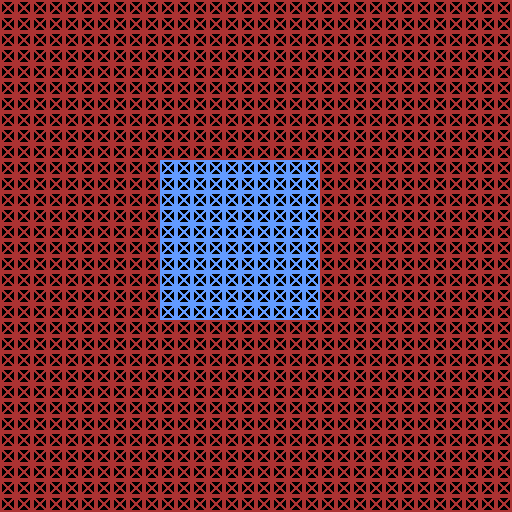

Tiled map render using the project's own tile images. Description and the whole map definition, tile-layer contents included, below:
An orthogonal 32x32 tile map with 16x16 px tiles, 2 tile layers (Tile Layer 1, Tile Layer 2).

<map version="1.10" tiledversion="1.10.2" orientation="orthogonal" renderorder="right-down" width="32" height="32" tilewidth="16" tileheight="16" infinite="0" nextlayerid="6" nextobjectid="1">
 <tileset firstgid="1" source="tilesbeta.tsx" />
 <layer id="1" name="Tile Layer 1" width="32" height="32">
  <data encoding="csv">
2,2,2,2,2,2,2,2,2,2,2,2,2,2,2,2,2,2,2,2,2,2,2,2,2,2,2,2,2,2,2,2,
2,2,2,2,2,2,2,2,2,2,2,2,2,2,2,2,2,2,2,2,2,2,2,2,2,2,2,2,2,2,2,2,
2,2,2,2,2,2,2,2,2,2,2,2,2,2,2,2,2,2,2,2,2,2,2,2,2,2,2,2,2,2,2,2,
2,2,2,2,2,2,2,2,2,2,2,2,2,2,2,2,2,2,2,2,2,2,2,2,2,2,2,2,2,2,2,2,
2,2,2,2,2,2,2,2,2,2,2,2,2,2,2,2,2,2,2,2,2,2,2,2,2,2,2,2,2,2,2,2,
2,2,2,2,2,2,2,2,2,2,2,2,2,2,2,2,2,2,2,2,2,2,2,2,2,2,2,2,2,2,2,2,
2,2,2,2,2,2,2,2,2,2,2,2,2,2,2,2,2,2,2,2,2,2,2,2,2,2,2,2,2,2,2,2,
2,2,2,2,2,2,2,2,2,2,2,2,2,2,2,2,2,2,2,2,2,2,2,2,2,2,2,2,2,2,2,2,
2,2,2,2,2,2,2,2,2,2,2,2,2,2,2,2,2,2,2,2,2,2,2,2,2,2,2,2,2,2,2,2,
2,2,2,2,2,2,2,2,2,2,2,2,2,2,2,2,2,2,2,2,2,2,2,2,2,2,2,2,2,2,2,2,
2,2,2,2,2,2,2,2,2,2,2,2,2,2,2,2,2,2,2,2,2,2,2,2,2,2,2,2,2,2,2,2,
2,2,2,2,2,2,2,2,2,2,2,2,2,2,2,2,2,2,2,2,2,2,2,2,2,2,2,2,2,2,2,2,
2,2,2,2,2,2,2,2,2,2,2,2,2,2,2,2,2,2,2,2,2,2,2,2,2,2,2,2,2,2,2,2,
2,2,2,2,2,2,2,2,2,2,2,2,2,2,2,2,2,2,2,2,2,2,2,2,2,2,2,2,2,2,2,2,
2,2,2,2,2,2,2,2,2,2,2,2,2,2,2,2,2,2,2,2,2,2,2,2,2,2,2,2,2,2,2,2,
2,2,2,2,2,2,2,2,2,2,2,2,2,2,2,2,2,2,2,2,2,2,2,2,2,2,2,2,2,2,2,2,
2,2,2,2,2,2,2,2,2,2,2,2,2,2,2,2,2,2,2,2,2,2,2,2,2,2,2,2,2,2,2,2,
2,2,2,2,2,2,2,2,2,2,2,2,2,2,2,2,2,2,2,2,2,2,2,2,2,2,2,2,2,2,2,2,
2,2,2,2,2,2,2,2,2,2,2,2,2,2,2,2,2,2,2,2,2,2,2,2,2,2,2,2,2,2,2,2,
2,2,2,2,2,2,2,2,2,2,2,2,2,2,2,2,2,2,2,2,2,2,2,2,2,2,2,2,2,2,2,2,
2,2,2,2,2,2,2,2,2,2,2,2,2,2,2,2,2,2,2,2,2,2,2,2,2,2,2,2,2,2,2,2,
2,2,2,2,2,2,2,2,2,2,2,2,2,2,2,2,2,2,2,2,2,2,2,2,2,2,2,2,2,2,2,2,
2,2,2,2,2,2,2,2,2,2,2,2,2,2,2,2,2,2,2,2,2,2,2,2,2,2,2,2,2,2,2,2,
2,2,2,2,2,2,2,2,2,2,2,2,2,2,2,2,2,2,2,2,2,2,2,2,2,2,2,2,2,2,2,2,
2,2,2,2,2,2,2,2,2,2,2,2,2,2,2,2,2,2,2,2,2,2,2,2,2,2,2,2,2,2,2,2,
2,2,2,2,2,2,2,2,2,2,2,2,2,2,2,2,2,2,2,2,2,2,2,2,2,2,2,2,2,2,2,2,
2,2,2,2,2,2,2,2,2,2,2,2,2,2,2,2,2,2,2,2,2,2,2,2,2,2,2,2,2,2,2,2,
2,2,2,2,2,2,2,2,2,2,2,2,2,2,2,2,2,2,2,2,2,2,2,2,2,2,2,2,2,2,2,2,
2,2,2,2,2,2,2,2,2,2,2,2,2,2,2,2,2,2,2,2,2,2,2,2,2,2,2,2,2,2,2,2,
2,2,2,2,2,2,2,2,2,2,2,2,2,2,2,2,2,2,2,2,2,2,2,2,2,2,2,2,2,2,2,2,
2,2,2,2,2,2,2,2,2,2,2,2,2,2,2,2,2,2,2,2,2,2,2,2,2,2,2,2,2,2,2,2,
2,2,2,2,2,2,2,2,2,2,2,2,2,2,2,2,2,2,2,2,2,2,2,2,2,2,2,2,2,2,2,2
</data>
 </layer>
 <layer id="5" name="Tile Layer 2" width="32" height="32">
  <data encoding="csv">
0,0,0,0,0,0,0,0,0,0,0,0,0,0,0,0,0,0,0,0,0,0,0,0,0,0,0,0,0,0,0,0,
0,0,0,0,0,0,0,0,0,0,0,0,0,0,0,0,0,0,0,0,0,0,0,0,0,0,0,0,0,0,0,0,
0,0,0,0,0,0,0,0,0,0,0,0,0,0,0,0,0,0,0,0,0,0,0,0,0,0,0,0,0,0,0,0,
0,0,0,0,0,0,0,0,0,0,0,0,0,0,0,0,0,0,0,0,0,0,0,0,0,0,0,0,0,0,0,0,
0,0,0,0,0,0,0,0,0,0,0,0,0,0,0,0,0,0,0,0,0,0,0,0,0,0,0,0,0,0,0,0,
0,0,0,0,0,0,0,0,0,0,0,0,0,0,0,0,0,0,0,0,0,0,0,0,0,0,0,0,0,0,0,0,
0,0,0,0,0,0,0,0,0,0,0,0,0,0,0,0,0,0,0,0,0,0,0,0,0,0,0,0,0,0,0,0,
0,0,0,0,0,0,0,0,0,0,0,0,0,0,0,0,0,0,0,0,0,0,0,0,0,0,0,0,0,0,0,0,
0,0,0,0,0,0,0,0,0,0,0,0,0,0,0,0,0,0,0,0,0,0,0,0,0,0,0,0,0,0,0,0,
0,0,0,0,0,0,0,0,0,0,0,0,0,0,0,0,0,0,0,0,0,0,0,0,0,0,0,0,0,0,0,0,
0,0,0,0,0,0,0,0,0,0,1,1,1,1,1,1,1,1,1,1,0,0,0,0,0,0,0,0,0,0,0,0,
0,0,0,0,0,0,0,0,0,0,1,1,1,1,1,1,1,1,1,1,0,0,0,0,0,0,0,0,0,0,0,0,
0,0,0,0,0,0,0,0,0,0,1,1,1,1,1,1,1,1,1,1,0,0,0,0,0,0,0,0,0,0,0,0,
0,0,0,0,0,0,0,0,0,0,1,1,1,1,1,1,1,1,1,1,0,0,0,0,0,0,0,0,0,0,0,0,
0,0,0,0,0,0,0,0,0,0,1,1,1,1,1,1,1,1,1,1,0,0,0,0,0,0,0,0,0,0,0,0,
0,0,0,0,0,0,0,0,0,0,1,1,1,1,1,1,1,1,1,1,0,0,0,0,0,0,0,0,0,0,0,0,
0,0,0,0,0,0,0,0,0,0,1,1,1,1,1,1,1,1,1,1,0,0,0,0,0,0,0,0,0,0,0,0,
0,0,0,0,0,0,0,0,0,0,1,1,1,1,1,1,1,1,1,1,0,0,0,0,0,0,0,0,0,0,0,0,
0,0,0,0,0,0,0,0,0,0,1,1,1,1,1,1,1,1,1,1,0,0,0,0,0,0,0,0,0,0,0,0,
0,0,0,0,0,0,0,0,0,0,1,1,1,1,1,1,1,1,1,1,0,0,0,0,0,0,0,0,0,0,0,0,
0,0,0,0,0,0,0,0,0,0,0,0,0,0,0,0,0,0,0,0,0,0,0,0,0,0,0,0,0,0,0,0,
0,0,0,0,0,0,0,0,0,0,0,0,0,0,0,0,0,0,0,0,0,0,0,0,0,0,0,0,0,0,0,0,
0,0,0,0,0,0,0,0,0,0,0,0,0,0,0,0,0,0,0,0,0,0,0,0,0,0,0,0,0,0,0,0,
0,0,0,0,0,0,0,0,0,0,0,0,0,0,0,0,0,0,0,0,0,0,0,0,0,0,0,0,0,0,0,0,
0,0,0,0,0,0,0,0,0,0,0,0,0,0,0,0,0,0,0,0,0,0,0,0,0,0,0,0,0,0,0,0,
0,0,0,0,0,0,0,0,0,0,0,0,0,0,0,0,0,0,0,0,0,0,0,0,0,0,0,0,0,0,0,0,
0,0,0,0,0,0,0,0,0,0,0,0,0,0,0,0,0,0,0,0,0,0,0,0,0,0,0,0,0,0,0,0,
0,0,0,0,0,0,0,0,0,0,0,0,0,0,0,0,0,0,0,0,0,0,0,0,0,0,0,0,0,0,0,0,
0,0,0,0,0,0,0,0,0,0,0,0,0,0,0,0,0,0,0,0,0,0,0,0,0,0,0,0,0,0,0,0,
0,0,0,0,0,0,0,0,0,0,0,0,0,0,0,0,0,0,0,0,0,0,0,0,0,0,0,0,0,0,0,0,
0,0,0,0,0,0,0,0,0,0,0,0,0,0,0,0,0,0,0,0,0,0,0,0,0,0,0,0,0,0,0,0,
0,0,0,0,0,0,0,0,0,0,0,0,0,0,0,0,0,0,0,0,0,0,0,0,0,0,0,0,0,0,0,0
</data>
 </layer>
</map>